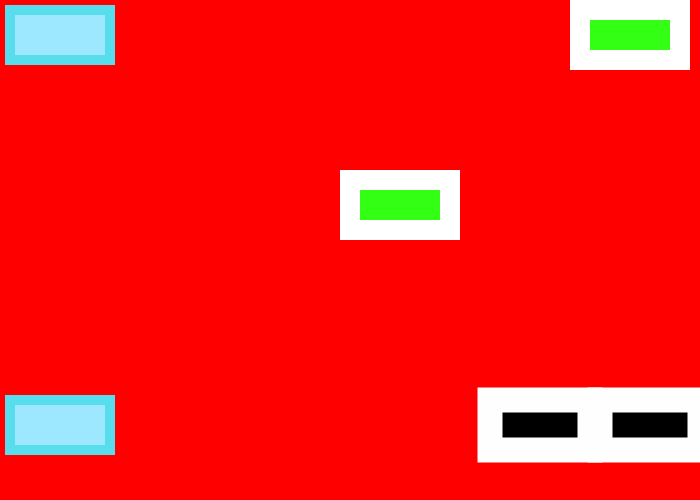
Frame 1 (no input)
Frame 60 (no input): identical to frame 1, image omitted
Frame 120 (the mouse pressed at the canvas centre since frame 60): identical to frame 1, image omitted

The p5.js sketch that drew this single still picture (run headless with seeded random() and noise() and a simulated clock; from frame 60 on, the mouse is pressed at the canvas centre):

// p5.js sketch
// ── sketch.js
function setup()
{
  createCanvas(700,500);

}

function draw()
{
	background(255,0,0)

	// change the paint brush to a specific color according to RGB values
	// this color applies only to the inside color of a shape
	fill(157,231,255);

	// change the paint brush to a specific color according to RGB values
	// this color applies only to the outside color of a shape
  // work with Jessica
	stroke(87,221,236);

	// modifies the thickness of the border of an object
	strokeWeight(10);


	rect(10,10,100,50);
	rect(10,400,100,50);


	fill(50,255,20);
	stroke(255,255,255);
	strokeWeight(20);

	rect(580,10,100,50);
	rect(350,180,100,50);

fill(0,0,0)
stroke(254,254,254)
strokeWeight(25)
  rect(600,400,100,50)
  rect(490,400,100,50)


}
